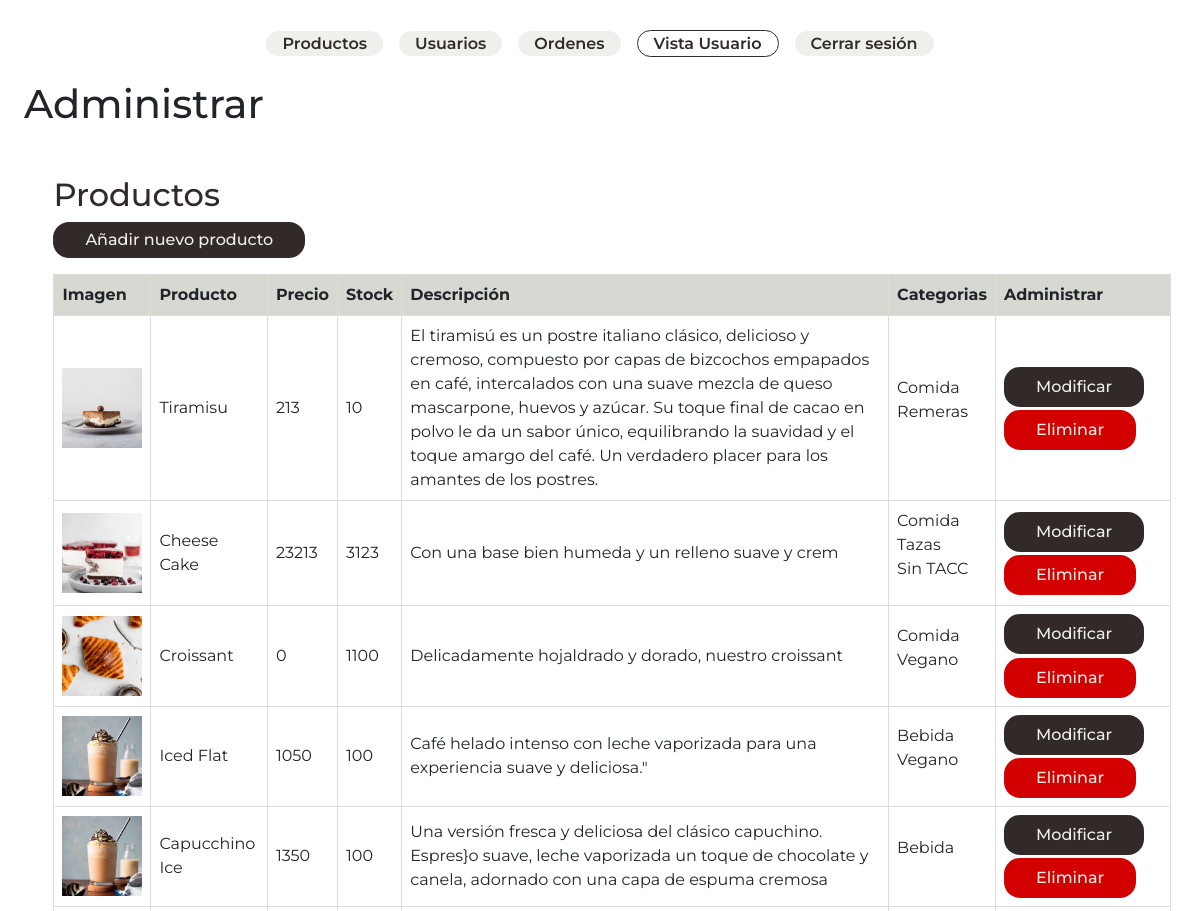
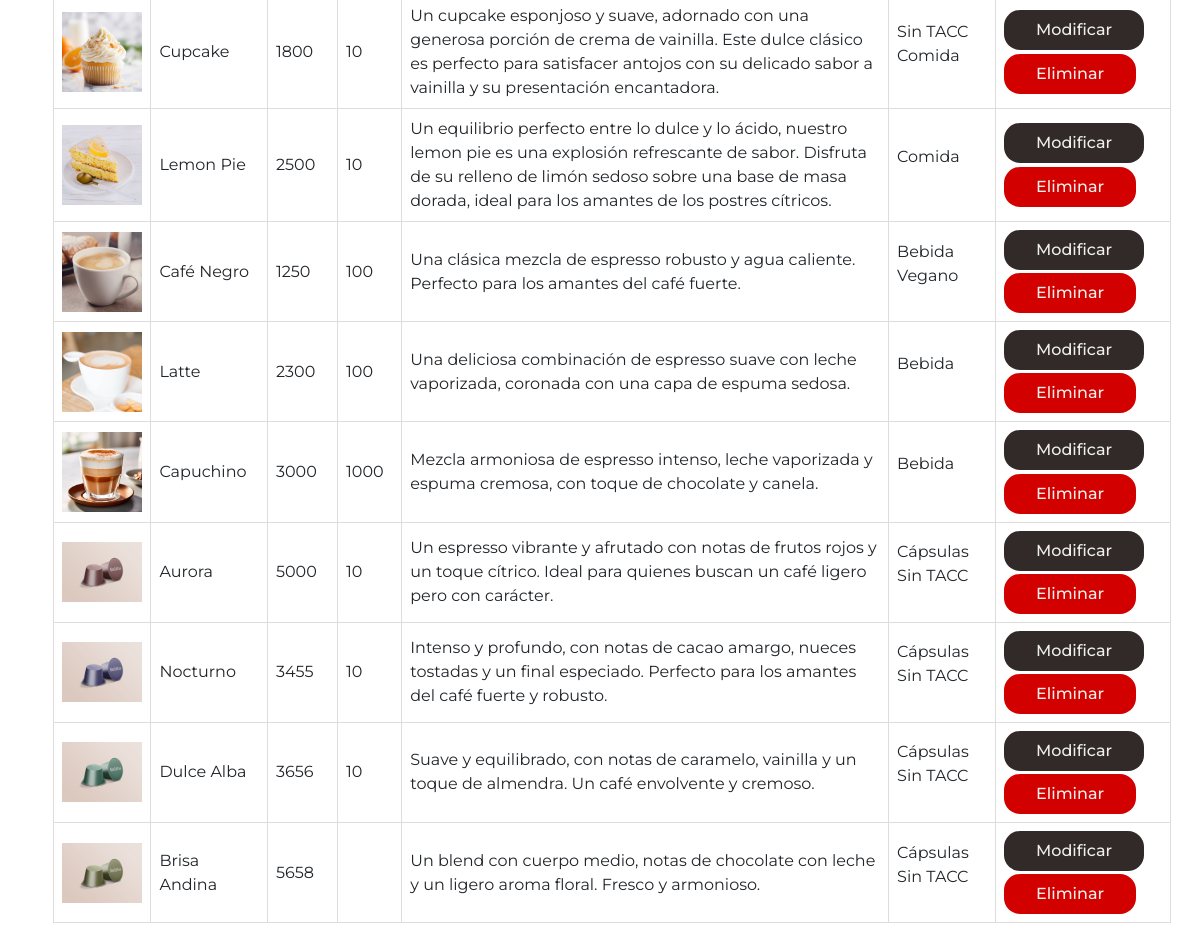
/admin.php (signed in), run on the app's committed database (2 pictures, top to bottom).
### tables this page shows
CREATE TABLE `productos_bar` (
  `id` int(11) UNSIGNED NOT NULL,
  `nombre` varchar(50) NOT NULL,
  `descripcion` mediumtext DEFAULT NULL,
  `imagen` varchar(70) DEFAULT NULL,
  `precio` decimal(10,0) UNSIGNED NOT NULL,
  `stock` int(10) UNSIGNED DEFAULT NULL
);

### clases/conexion.php (called while the page is built, shortened)
<?php
class Conexion {
    private $servername = "localhost";
    private $username = "root";
    private $password = "";
    private $db = "maldito";
    protected $conn;
    public function __construct (){
        try {
            $this->conn = new PDO ("mysql: host=$this->servername;dbname=$this->db", $this->username, $this->password);
            $this->conn->setAttribute(PDO::ATTR_ERRMODE, PDO::ERRMODE_EXCEPTION);
        } catch (PDOException $e){
            echo "Conexión fallida: ". $e->getMessage();
        }
    }
    public function getConn (){
        return $this->conn;
    }
}
?>

### clases/Productos.php (called while the page is built, shortened)
<?php
require 'conexion.php';
class Producto
{
    private $conn;
    private $tabla = 'productos_bar';
    public function __construct ()
    {
        $database_conexion = new Conexion();
        $this->conn = $database_conexion ->getConn();
    }
    public function readAll ()
    {
        $query = "SELECT * FROM $this->tabla";
        $stmt = $this->conn->prepare($query);
        $stmt->execute();
        return $stmt;
    }
    public function getCategoriasCheckedNamed ($producto_id){
        $query = "SELECT c.categoria
        FROM productos_categorias pc
        INNER JOIN categorias c ON pc.categoria_fk = c.id
        WHERE pc.producto_fk = :producto_id";
        $stmt = $this->conn->prepare($query);
        $stmt->bindParam (":producto_id", $producto_id);
        $stmt->execute();
        $categorias_nombradas = $stmt->fetchAll(PDO::FETCH_COLUMN);
        return $categorias_nombradas;
    }
}

### views/admin/productosAll.php (the view)
<section id="catalogoCompleto">
<h2>Productos</h2>
    <a class="btn" href="admin.php?sec=create">Añadir nuevo producto</a>
    <div>
        <div class="productos tabla-responsive">
            <table border="1">
            <thead>
                <tr>
                    <th>Imagen</th>
                    <th>Producto</th>
                    <th>Precio</th>
                    <th>Stock</th>
                    <th>Descripción</th>
                    <th>Categorias</th>
                    <th>Administrar</th>
                </tr>
            </thead>
            <tbody>
                <?php
                require 'clases/Productos.php';
                $producto = new Producto ();
                $filas = $producto->readAll();
                while ($row = $filas->fetch(PDO::FETCH_ASSOC)) {
                    extract ($row);
                    $categorias = $producto->getCategoriasCheckedNamed($id);
                    echo '<tr>';
                        echo '<td><img class="img-miniatura" src="img/'. $imagen .'" alt="'. $nombre .'"></td>';
                        echo '<td>' . $nombre . '</td>';
                        echo '<td>' . $precio . '</td>';
                        echo '<td>' . $stock . '</td>';
                        echo '<td>' . $descripcion . '</td>';
                        echo '<td>
                                <ul>';
                                foreach($categorias as $categoria){
                                    echo '<li>' . $categoria .'</li>';
                                }
                        echo '</ul>
                            </td>';
                        echo '<td>';
                            echo'<div class="list-btn">';
                                echo '<a class="btn btn-slim " href="admin.php?sec=update&id='. $id.'">Modificar</a>';
                                echo '<a class="btn btn-slim warn"  href="admin.php?sec=delete&id='. $id.'">Eliminar</a>';
                            echo '</div>';
                        echo '</td>';
                }
                ?>
                </tbody>
            </table>
        </div>
    </div>
</section>

### styles/styles.css (style rules this page uses)
* { margin: 0; box-sizing: border-box; }
:root { --box-shadow: 3px 3px 3px 0px rgba(0, 0, 0, 0.289); --main-color: ##A96A59; --main-color-dark:rgb(49, 42, 41); --text-headings: #312a29; --text-headings-light: #EFF0EB; --text-color: #312a29; --text-color-darker: #312a29; --text-color-light:#EFF0EB; --bg-color: #EFF0EB; --bg-color-dark: #312a29; --bg-color-intermediate: #d7d8d2; --bg-nav-color: #EFF0EB; --box-shadow: 3px 3px 3px 0px rgba(0, 0, 0, 0.144); --danger: rgb(211, 0, 0); }
body { font-family: "Montserrat", sans-serif; }
ul { padding: 0; list-style: none; }
a { text-decoration: none; color: var(--text-color); }
tr { border: 1px solid var(--bg-color-dark); padding-block: 1rem; }
.tabla-responsive { overflow-x: auto; -webkit-overflow-scrolling: touch; }
table { width: 100%; border-collapse: collapse; }
th, td { border: 1px solid #ddd; padding: 8px; text-align: left; }
th { background-color: var(--bg-color-intermediate); }
h2 { color:#312a29; }
section { margin-inline: auto; max-width: 95%; margin-block: 3rem; }
.btn { display: flex; background-color: var(--bg-color-dark); color: var(--text-color-light); width:max-content; border-radius: 1rem; padding-inline:2rem; border: none; display: flex; align-items: center; justify-content: center; font-weight: 500; z-index: 2; }
.productos { display: flex; flex-wrap: wrap; gap: 2rem; margin-top:1rem; justify-content: space-evenly; }
.img-miniatura { width: 5rem; }
.list-btn { display: flex; flex-direction: row; gap: .2rem; flex-wrap: wrap; }
.btn-slim { padding-block:.5rem; }
.btn-slim.warn { background-color: var(--danger); }

### data on the page
productos_bar: imagen (picture), nombre "Tiramisu", precio "213", stock "10", descripcion "El tiramisú es un postre italiano clásico, delicioso y cremoso, compuesto por capas de bizcochos empapados en café, intercalados con una suave mezcla de queso mascarpone, huevos y azúcar. Su toque final de cacao en polvo le da un sabor único, equilibrando la suavidad y el toque amargo del café. Un verdadero placer para los amantes de los postres.", categoria "Comida", categoria "Remeras"
productos_bar: imagen (picture), nombre "Cheese Cake", precio "23213", stock "3123", descripcion "Con una base bien humeda y un relleno suave y crem", categoria "Comida", categoria "Tazas", categoria "Sin TACC"
productos_bar: imagen (picture), nombre "Croissant", precio "0", stock "1100", descripcion "Delicadamente hojaldrado y dorado, nuestro croissant", categoria "Comida", categoria "Vegano"
productos_bar: imagen (picture), nombre "Iced Flat", precio "1050", stock "100", descripcion "Café helado intenso con leche vaporizada para una experiencia suave y deliciosa.\"", categoria "Bebida", categoria "Vegano"
productos_bar: imagen (picture), nombre "Capucchino Ice", precio "1350", stock "100", descripcion "Una versión fresca y deliciosa del clásico capuchino. Espres}o suave, leche vaporizada un toque de chocolate y canela, adornado con una capa de espuma cremosa", categoria "Bebida"
productos_bar: imagen (picture), nombre "Cupcake", precio "1800", stock "10", descripcion "Un cupcake esponjoso y suave, adornado con una generosa porción de crema de vainilla. Este dulce clásico es perfecto para satisfacer antojos con su delicado sabor a vainilla y su presentación encantadora.", categoria "Sin TACC", categoria "Comida"
productos_bar: imagen (picture), nombre "Lemon Pie", precio "2500", stock "10", descripcion "Un equilibrio perfecto entre lo dulce y lo ácido, nuestro lemon pie es una explosión refrescante de sabor. Disfruta de su relleno de limón sedoso sobre una base de masa dorada, ideal para los amantes de los postres cítricos.", categoria "Comida"
productos_bar: imagen (picture), nombre "Café Negro", precio "1250", stock "100", descripcion "Una clásica mezcla de espresso robusto y agua caliente. Perfecto para los amantes del café fuerte.", categoria "Bebida", categoria "Vegano"
productos_bar: imagen (picture), nombre "Latte", precio "2300", stock "100", descripcion "Una deliciosa combinación de espresso suave con leche vaporizada, coronada con una capa de espuma sedosa.", categoria "Bebida"
productos_bar: imagen (picture), nombre "Capuchino", precio "3000", stock "1000", descripcion "Mezcla armoniosa de espresso intenso, leche vaporizada y espuma cremosa, con toque de chocolate y canela.", categoria "Bebida"
productos_bar: imagen (picture), nombre "Aurora", precio "5000", stock "10", descripcion "Un espresso vibrante y afrutado con notas de frutos rojos y un toque cítrico. Ideal para quienes buscan un café ligero pero con carácter.", categoria "Cápsulas", categoria "Sin TACC"
productos_bar: imagen (picture), nombre "Nocturno", precio "3455", stock "10", descripcion "Intenso y profundo, con notas de cacao amargo, nueces tostadas y un final especiado. Perfecto para los amantes del café fuerte y robusto.", categoria "Cápsulas", categoria "Sin TACC"
productos_bar: imagen (picture), nombre "Dulce Alba", precio "3656", stock "10", descripcion "Suave y equilibrado, con notas de caramelo, vainilla y un toque de almendra. Un café envolvente y cremoso.", categoria "Cápsulas", categoria "Sin TACC"
productos_bar: imagen (picture), nombre "Brisa Andina", precio "5658", descripcion "Un blend con cuerpo medio, notas de chocolate con leche y un ligero aroma floral. Fresco y armonioso.", categoria "Cápsulas", categoria "Sin TACC"
